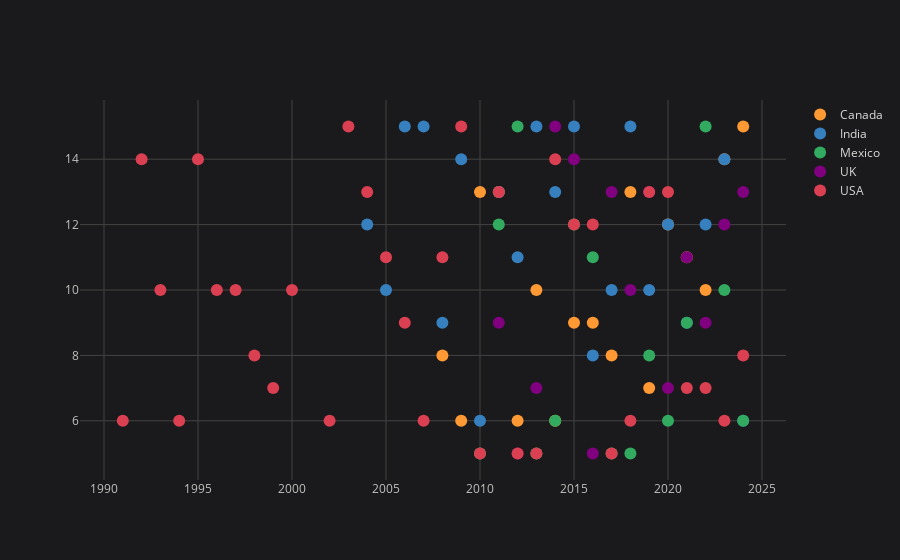

The notebook cell saved with this chart:
### Markdown cell above
##### Scatter plot

### Code cell
df_csv_pivot.iplot(kind='scatter', mode='markers')

### Figure 1 — Plotly figure (JSON) as saved in the notebook; plotly's stock layout.template omitted (floating-point values rounded to 4 significant figures)
{"data": [{"line": {"color": "rgba(255, 153, 51, 1.0)", "dash": "solid", "shape": "linear", "width": 1.3}, "marker": {"size": 12, "symbol": "circle"}, "mode": "markers", "name": "Canada", "text": "", "type": "scatter", "x": [1991, 1992, 1993, 1994, 1995, 1996, 1997, 1998, 1999, 2000, 2002, 2003, 2004, 2005, 2006, 2007, 2008, 2009, 2010, 2011, 2012, 2013, 2014, 2015, 2016, 2017, 2018, 2019, 2020, 2021, 2022, 2023, 2024], "y": ["", "", "", "", "", "", "", "", "", "", "", "", "", "", "", "", 8, 6, 13, 13, 6, 10, 6, 9, 9, 8, 13, 7, 12, 11, 10, 14, 15]}, {"line": {"color": "rgba(55, 128, 191, 1.0)", "dash": "solid", "shape": "linear", "width": 1.3}, "marker": {"size": 12, "symbol": "circle"}, "mode": "markers", "name": "India", "text": "", "type": "scatter", "x": [1991, 1992, 1993, 1994, 1995, 1996, 1997, 1998, 1999, 2000, 2002, 2003, 2004, 2005, 2006, 2007, 2008, 2009, 2010, 2011, 2012, 2013, 2014, 2015, 2016, 2017, 2018, 2019, 2020, 2021, 2022, 2023, 2024], "y": ["", "", "", "", "", "", "", "", "", "", "", "", 12, 10, 15, 15, 9, 14, 6, 13, 11, 15, 13, 15, 8, 10, 15, 10, 12, 9, 12, 14, 6]}, {"line": {"color": "rgba(50, 171, 96, 1.0)", "dash": "solid", "shape": "linear", "width": 1.3}, "marker": {"size": 12, "symbol": "circle"}, "mode": "markers", "name": "Mexico", "text": "", "type": "scatter", "x": [1991, 1992, 1993, 1994, 1995, 1996, 1997, 1998, 1999, 2000, 2002, 2003, 2004, 2005, 2006, 2007, 2008, 2009, 2010, 2011, 2012, 2013, 2014, 2015, 2016, 2017, 2018, 2019, 2020, 2021, 2022, 2023, 2024], "y": ["", "", "", "", "", "", "", "", "", "", "", "", "", "", "", "", "", "", 5, 12, 15, 5, 6, 12, 11, 5, 5, 8, 6, 9, 15, 10, 6]}, {"line": {"color": "rgba(128, 0, 128, 1.0)", "dash": "solid", "shape": "linear", "width": 1.3}, "marker": {"size": 12, "symbol": "circle"}, "mode": "markers", "name": "UK", "text": "", "type": "scatter", "x": [1991, 1992, 1993, 1994, 1995, 1996, 1997, 1998, 1999, 2000, 2002, 2003, 2004, 2005, 2006, 2007, 2008, 2009, 2010, 2011, 2012, 2013, 2014, 2015, 2016, 2017, 2018, 2019, 2020, 2021, 2022, 2023, 2024], "y": ["", "", "", "", "", "", "", "", "", "", "", "", "", "", "", "", "", "", "", 9, 5, 7, 15, 14, 5, 13, 10, 13, 7, 11, 9, 12, 13]}, {"line": {"color": "rgba(219, 64, 82, 1.0)", "dash": "solid", "shape": "linear", "width": 1.3}, "marker": {"size": 12, "symbol": "circle"}, "mode": "markers", "name": "USA", "text": "", "type": "scatter", "x": [1991, 1992, 1993, 1994, 1995, 1996, 1997, 1998, 1999, 2000, 2002, 2003, 2004, 2005, 2006, 2007, 2008, 2009, 2010, 2011, 2012, 2013, 2014, 2015, 2016, 2017, 2018, 2019, 2020, 2021, 2022, 2023, 2024], "y": [6, 14, 10, 6, 14, 10, 10, 8, 7, 10, 6, 15, 13, 11, 9, 6, 11, 15, 5, 13, 5, 5, 14, 12, 12, 5, 6, 13, 13, 7, 7, 6, 8]}], "layout": {"legend": {"bgcolor": "#1A1A1C", "font": {"color": "#D9D9D9"}}, "paper_bgcolor": "#1A1A1C", "plot_bgcolor": "#1A1A1C", "title": {"font": {"color": "#D9D9D9"}}, "xaxis": {"gridcolor": "#434343", "showgrid": true, "tickfont": {"color": "#C2C2C2"}, "title": {"font": {"color": "#D9D9D9"}, "text": ""}, "zerolinecolor": "#666570"}, "yaxis": {"gridcolor": "#434343", "showgrid": true, "tickfont": {"color": "#C2C2C2"}, "title": {"font": {"color": "#D9D9D9"}, "text": ""}, "zerolinecolor": "#666570"}}}
